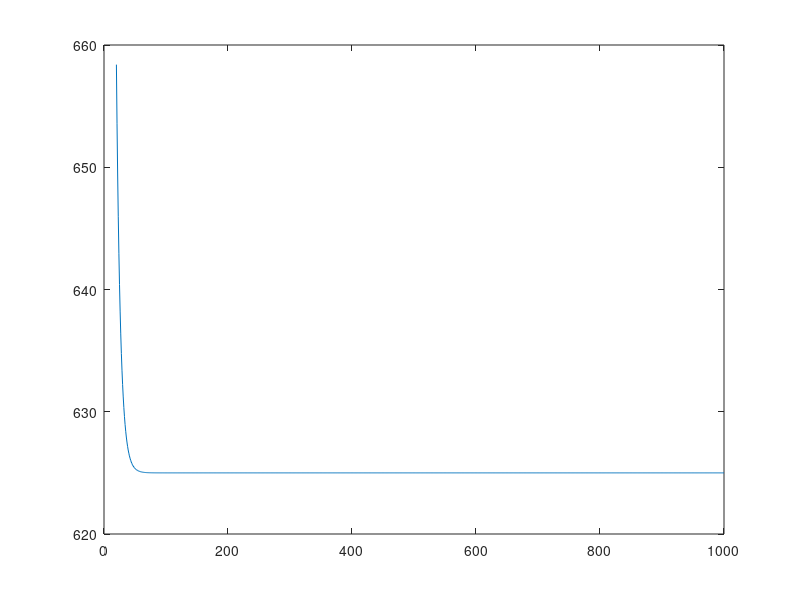

Here is the MATLAB script that generated this plot:
N = 20;
L = 50000;
r = 0.15;
P = (r.*L.*(1+r./12).^(12.*N))./(12.*((1+r./12).^(12.*N)-1));
fprintf("%.4f\n",P)
N = 20 : 1 : 1000;
P = (r.*L.*(1+r./12).^(12.*N))./(12.*((1+r./12).^(12.*N)-1));
plot(N,P)
disp("no");
a=0;
N = 20;
L = 50000;
r = 0.15;
for i = 1:16
    P = (r.*L.*(1+r./12).^(12.*N))./(12.*((1+r./12).^(12.*N)-1));
    if(i>1)
        a=P-lp;
        fprintf("%.4f\n",a);
    end
    lp = P;
    r = r + 0.01;
end

